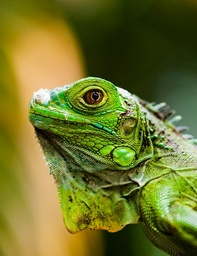
#> input picture lab2/imgs/iguana.jpg, 197 x 256 px, shrunk from 384 x 500 before the run
$ python main.py
#> lines starting #> are read from the running program, lines starting #| are printed output that depends on the picture
### lab2/filters.py
import numpy
import random
import math
# from numba import njit


# [13 lines left out: function __palindrome, not called in this run]

def filter_shift(right, bottom):  # in case of left and top, use negative values
    filter_shift = numpy.zeros((right, bottom))
    filter_shift[right-1, bottom-1] = 1
    return filter_shift


# [6 lines left out: function filter_gausian, not called in this run]


def filter_inverse():
    return [[0, 0, 0], [0, -1, 0], [0, 0, 0]]


# [7 lines left out: function filter_diagonal_movement, not called in this run]


def filter_sharpening():
    return [[0, -1, 0], [-1, 5, -1], [0, -1, 0]]


def filter_sobel_dy():
    return [[-1, -2, -1], [0, 0, 0], [1, 2, 1]]


def filter_sobel_dx():
    return [[-1, 0, 1], [-2, 0, 2], [-1, 0, 1]]


def filter_corners():
    return [[-1, -1, -1], [-1, 8, -1], [-1, -1, -1]]


def filter_random():
    return [[random.randint(-9, 9), random.randint(-9, 9), random.randint(-9, 9)], [random.randint(-9, 9), random.randint(-9, 9), random.randint(-9, 9)], [random.randint(-9, 9), random.randint(-9, 9), random.randint(-9, 9)]]


# [33 lines left out: functions __filter_grad_magnitude, apply_filter_grad_magnitude, not called in this run]


# @njit(nogil=True)
def apply_filter(img, filter):
    red_pixels = [pixel[0] for pixel in img.getdata()]
    green_pixels = [pixel[1] for pixel in img.getdata()]
    blue_pixels = [pixel[2] for pixel in img.getdata()]

    # filtered_pixels_image = filters.apply_filter(pixels_img, filters.filter_shift(200, 300))
    pixel_r_matrix = numpy.array(red_pixels).reshape(img.height, img.width)
    pixel_g_matrix = numpy.array(green_pixels).reshape(img.height, img.width)
    pixel_b_matrix = numpy.array(blue_pixels).reshape(img.height, img.width)

    filtered_r_pixels_image = __apply_filter_color(pixel_r_matrix, filter)
    filtered_g_pixels_image = __apply_filter_color(pixel_g_matrix, filter)
    filtered_b_pixels_image = __apply_filter_color(pixel_b_matrix, filter)

    pixel_r_list = [pixel for row in filtered_r_pixels_image for pixel in row]
    pixel_g_list = [pixel for row in filtered_g_pixels_image for pixel in row]
    pixel_b_list = [pixel for row in filtered_b_pixels_image for pixel in row]

    result_img = [(r, g, b) for r, g, b in zip(
        pixel_r_list, pixel_g_list, pixel_b_list)]
    return result_img


# [7 lines left out: function __rescale, not called in this run]


def __shift(img, min_p):
    m = img.copy()
    for i in range(len(m)):
        for j in range(len(m[0])):
            m[i][j] += abs(min_p)
    return m


def __clip(img):
    m = img.copy()
    for i in range(len(m)):
        for j in range(len(m[0])):
            if (img[i][j] > 255):
                img[i][j] = 255
            else:
                if (img[i][j] < 0):
                    img[i][j] = 0
    return m


def __extend_img_by_zeros(img, filter_size):
    img_h, img_w = len(img), len(img[0])
    filter_h, filter_w = filter_size
    extend_height = filter_h - 1
    extend_width = filter_w - 1
    extended_img = [[0] * (img_w + extend_width)
                    for _ in range(img_h + extend_height)]

    for i in range(img_h):
        for j in range(img_w):
            extended_img[i][j] = img[i][j]

    return extended_img


def __deextend_img(img, filter_size):
    filter_h, filter_w = filter_size
    deextended_height = len(img) - filter_h + 1
    deextended_width = len(img[0]) - filter_w + 1
    deextended_img = [[0] * deextended_width for _ in range(deextended_height)]
    for i in range(deextended_height):
        for j in range(deextended_width):
            deextended_img[i][j] = img[i][j]
    return deextended_img


def __apply_filter_color(img, filter):
    if (type(img[0][0]) == "tuple"):
        print("Error using 3 color image instead of 1")
        return
    img = list(img.copy())
    img_width = len(img[0])
    img_height = len(img)
    filter_width = len(filter[0])
    filter_height = len(filter)
    init_point_x = 0 #int((filter_width - 1) / 2 - 1)
    fin_point_x = int(img_width)
    init_point_y = 0 #int((filter_height - 1) / 2 - 1)
    fin_point_y = int(img_height)
    normalisation_sum_of_filter = abs(numpy.sum(filter))
    img = __extend_img_by_zeros(img, (filter_height, filter_width))

    for row in range(init_point_y, fin_point_y):
        for col in range(init_point_x, fin_point_x):
            pixel_val = 0
            for k in range(filter_height):
                for l in range(filter_width):
                    pixel_val += img[row + k][col + l] * filter[k][l] #l, k => k, l
            if (normalisation_sum_of_filter != 0):
                img[row][col] = int(pixel_val / normalisation_sum_of_filter)
            else:
                img[row][col] = int(pixel_val)

    min_p = numpy.min(numpy.array(img))
    max_p = numpy.max(numpy.array(img))
    print("minp: ", min_p, " maxp: ", max_p)
    if not (min_p<=-255 and max_p>=255):
        img = __shift(img, min_p)
    img = __clip(img)
    img = __deextend_img(img, (filter_height, filter_width))
    return img

### lab2/main.py
from PIL import Image
import filters
import numpy as np

img_url = 'imgs/iguana.jpg'
img = Image.open(img_url)
#> img is the input picture: PIL image 197x256 RGB; mean R, G, B 110.7, 114.2, 41.9
# [8 lines of commented-out code are left out]
filtered_pixels_image = filters.apply_filter(img, filters.filter_shift(10, 20))
#> in apply_filter, `red_pixels = [pixel[0] for pixel in img.getdata()]`: red_pixels = 50432 items
#> in apply_filter, `pixel_r_matrix = numpy.array(red_pixels).reshape(img.height, img.width)`:
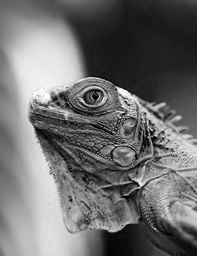
#> pixel_r_matrix: shape (256, 197) int64; min 0, max 255, mean 110.7
#> in apply_filter, `pixel_g_matrix = numpy.array(green_pixels).reshape(img.height, img.wid..`:
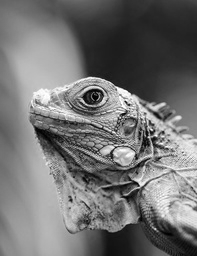
#> pixel_g_matrix: shape (256, 197) int64; min 0, max 255, mean 114.2
#> in apply_filter, `pixel_b_matrix = numpy.array(blue_pixels).reshape(img.height, img.width)`:
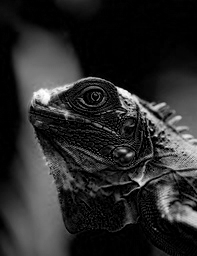
#> pixel_b_matrix: shape (256, 197) int64; min 0, max 255, mean 41.9
#> in __apply_filter_color, `img = list(img.copy())`: img = 256 items
#> in __apply_filter_color, `img_width = len(img[0])`: img_width = 197
#> in __apply_filter_color, `img_height = len(img)`: img_height = 256
#> in __apply_filter_color, `filter_width = len(filter[0])`: filter_width = 20
#> in __apply_filter_color, `filter_height = len(filter)`: filter_height = 10
#> in __apply_filter_color, `fin_point_x = int(img_width)`: fin_point_x = 197
#> in __apply_filter_color, `fin_point_y = int(img_height)`: fin_point_y = 256
#> in __apply_filter_color, `normalisation_sum_of_filter = abs(numpy.sum(filter))`: normalisation_sum_of_filter = 1
#> in __extend_img_by_zeros, `img_h, img_w = len(img), len(img[0])`: img_h = 256; img_w = 197
#> in __extend_img_by_zeros, `extended_img = [[0] * (img_w + extend_width) for _ in range(img_h + ex..`: extended_img = 265 items
#> in __apply_filter_color, `min_p = numpy.min(numpy.array(img))`: min_p = 0
#> in __apply_filter_color, `max_p = numpy.max(numpy.array(img))`: max_p = 255
#| minp:  0  maxp:  255
#> in __shift, `m = img.copy()`: m = 265 items
#> in __deextend_img, `deextended_height = len(img) - filter_h + 1`: deextended_height = 256
#> in __deextend_img, `deextended_width = len(img[0]) - filter_w + 1`: deextended_width = 197
#> in __deextend_img, `deextended_img = [[0] * deextended_width for _ in range(deextended_hei..`: deextended_img = 256 items
#| minp:  0  maxp:  255
#| minp:  0  maxp:  255
#> in apply_filter, `pixel_r_list = [pixel for row in filtered_r_pixels_image for pixel in ..`: pixel_r_list = 50432 items
#> filtered_pixels_image = 50432 items

filtered_img = img.copy()
filtered_img.putdata(filtered_pixels_image)
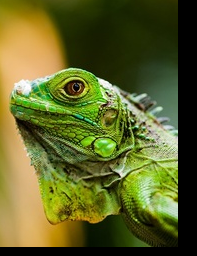
#> filtered_img: PIL image 197x256 RGB; mean R, G, B 95.3, 99.6, 39.9
filtered_img.show()
# img.show()
